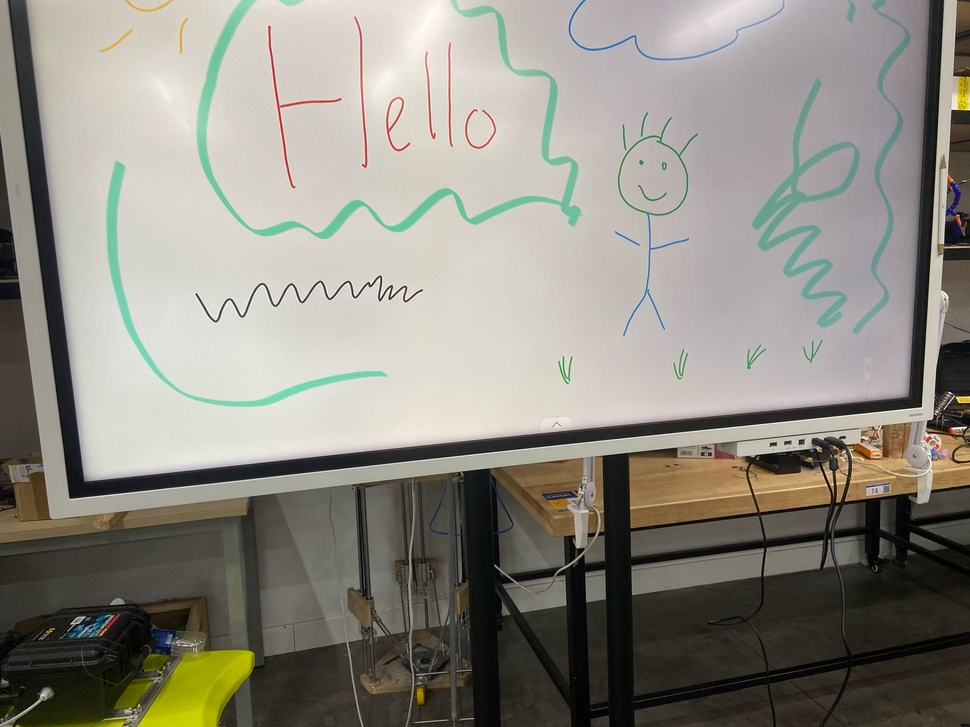
#> input picture input/2DkuFxzF.jpeg, 970 x 727 px, shrunk from 2048 x 1536 before the run
$ python -i processor.py   (imports and definitions only)
#> lines starting #> are read from the running program, lines starting #| are printed output that depends on the picture; after the words box and inside, x2 and y2 are one past the last pixel; in counts of white or black regions, pixels touching at a corner belong together
#> further down, picture is the input picture: shape (727, 970, 3); mean B, G, R 129.6, 138.9, 142.1
# whiteboard/processor.py

import cv2
import numpy as np

def load_image(path):
    """Load an image from file."""
    image = cv2.imread(path)
    if image is None:
        raise ValueError(f"Cannot load image from {path}")
    return image

def detect_whiteboard(image):
    """
    Detect the largest contour that approximates a quadrilateral (the whiteboard).
    Returns the corner points ordered as (top-left, top-right, bottom-right, bottom-left)
    """
    gray = cv2.cvtColor(image, cv2.COLOR_BGR2GRAY)
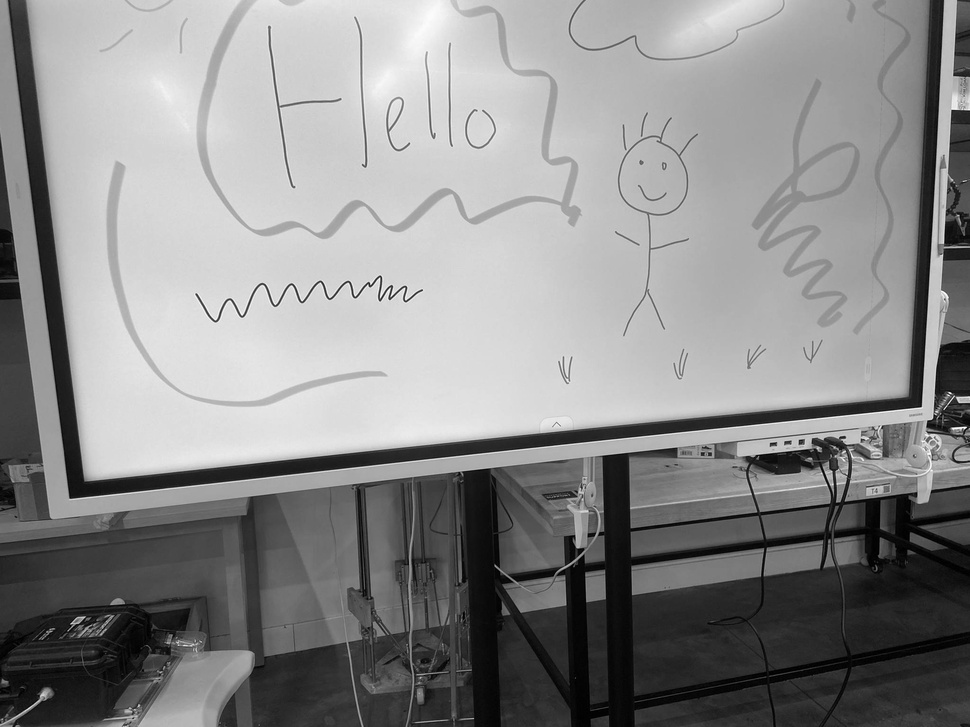
#> gray: shape (727, 970); min 0, max 255, mean 138.8
    blurred = cv2.GaussianBlur(gray, (5, 5), 0)
    edged = cv2.Canny(blurred, 50, 150)
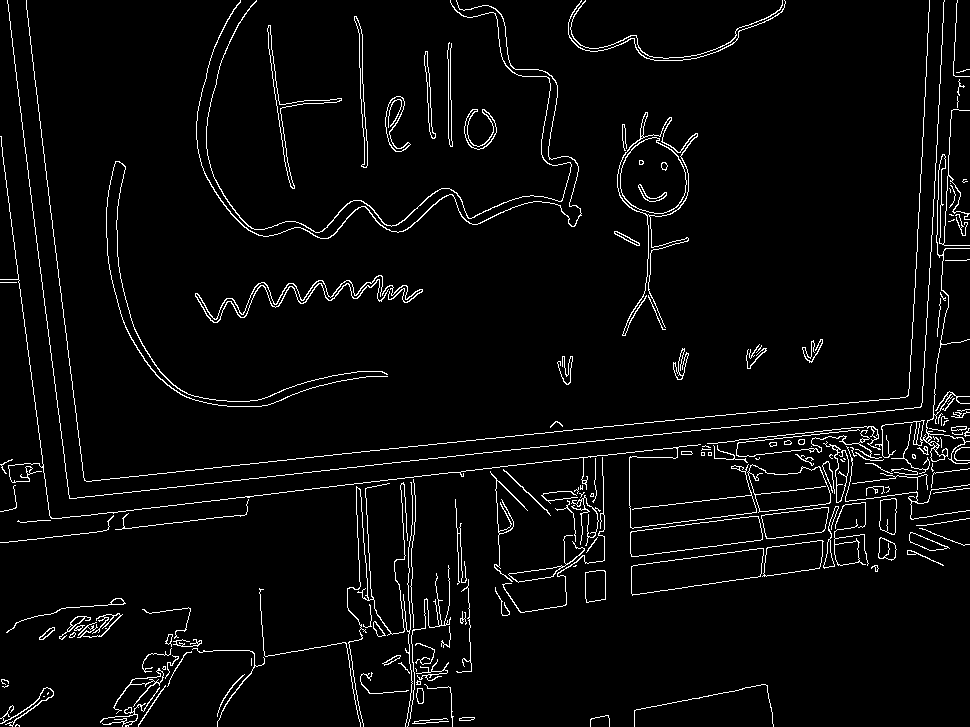
#> edged: shape (727, 970); 3.9% white in thin lines or dots

    contours, _ = cv2.findContours(edged, cv2.RETR_EXTERNAL, cv2.CHAIN_APPROX_SIMPLE)
#> contours = 175 contours, 113 with area under 20; largest, box (x1, y1, x2, y2) and area: (617, 112, 698, 336) 4730, (631, 548, 764, 596) 3740, (630, 516, 763, 557) 3251, (747, 464, 831, 513) 2766, (762, 540, 824, 577) 1586

    # Sort by contour area, descending
    contours = sorted(contours, key=cv2.contourArea, reverse=True)

    for cnt in contours:
        # Approximate contour to polygon
        peri = cv2.arcLength(cnt, True)
        approx = cv2.approxPolyDP(cnt, 0.02 * peri, True)

        # If polygon has 4 corners, assume it's the whiteboard
        if len(approx) == 4:
            pts = approx.reshape(4, 2)
            # Order points
            return order_points(pts)
#> this loop made 2 passes
#> (peri, pts, s in order_points, diff in order_points) on pass 2: (334, [[763, 548], [633, 565], [631, 593], [760, 576]], [1311, 1198, 1224, 1336], [-215, -68, -38, -184])
#> peri on pass 1: 1178.6

    raise ValueError("Whiteboard not detected.")

def order_points(pts):
    """Order corner points as: top-left, top-right, bottom-right, bottom-left"""
    rect = np.zeros((4, 2), dtype="float32")
    s = pts.sum(axis=1)
    diff = np.diff(pts, axis=1)

    rect[0] = pts[np.argmin(s)]  # top-left
    rect[2] = pts[np.argmax(s)]  # bottom-right
    rect[1] = pts[np.argmin(diff)]  # top-right
    rect[3] = pts[np.argmax(diff)]  # bottom-left

    return rect

def correct_perspective(image, corners):
    """Apply homography to warp whiteboard to a top-down view."""
    (tl, tr, br, bl) = corners

    # Compute width and height of new image
    widthA = np.linalg.norm(br - bl)
    widthB = np.linalg.norm(tr - tl)
    maxWidth = max(int(widthA), int(widthB))

    heightA = np.linalg.norm(tr - br)
    heightB = np.linalg.norm(tl - bl)
    maxHeight = max(int(heightA), int(heightB))

    # Destination points for warp
    dst = np.array([
        [0, 0],
        [maxWidth - 1, 0],
        [maxWidth - 1, maxHeight - 1],
        [0, maxHeight - 1]
    ], dtype="float32")

    # Compute perspective transform matrix and warp
    M = cv2.getPerspectiveTransform(corners, dst)
    warped = cv2.warpPerspective(image, M, (maxWidth, maxHeight))

    return warped

>>> import cv2
>>> picture = cv2.imread('../input/2DkuFxzF.jpeg')
>>> result = detect_whiteboard(picture)
#> result = [[633, 565], [763, 548], [760, 576], [631, 593]]

$ run again, on input/3vKlB8l2.jpeg
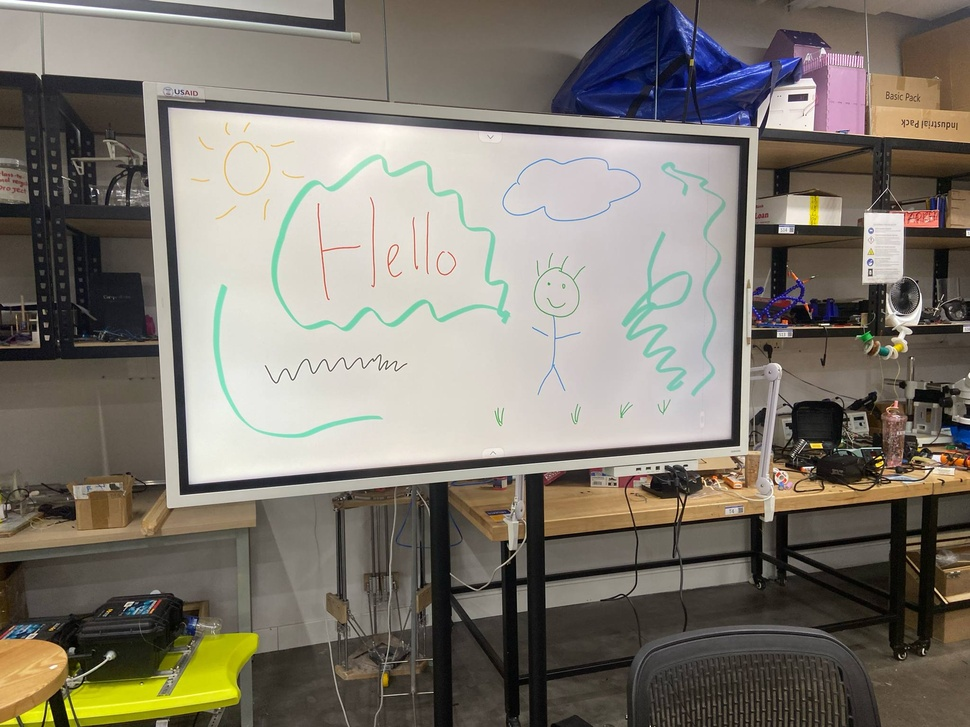
#> input picture input/3vKlB8l2.jpeg, 970 x 727 px, shrunk from 2048 x 1536 before the run
#> picture is the input picture: shape (727, 970, 3); mean B, G, R 110.9, 120.7, 126.6
#> in detect_whiteboard, `gray = cv2.cvtColor(image, cv2.COLOR_BGR2GRAY)`:
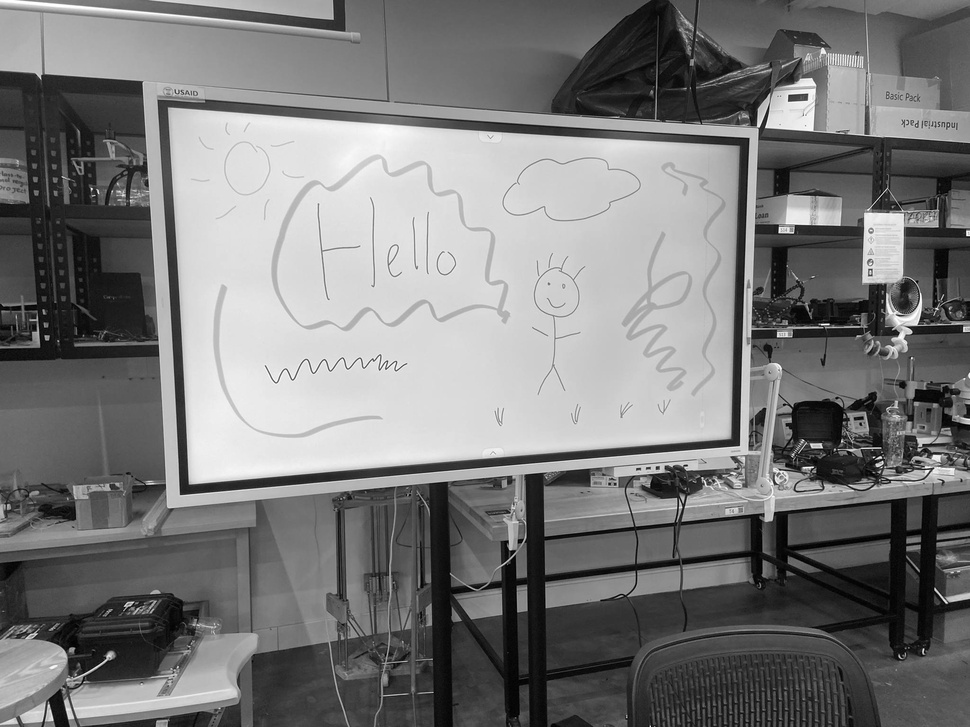
#> gray: shape (727, 970); min 0, max 255, mean 121.3
#> in detect_whiteboard, `edged = cv2.Canny(blurred, 50, 150)`:
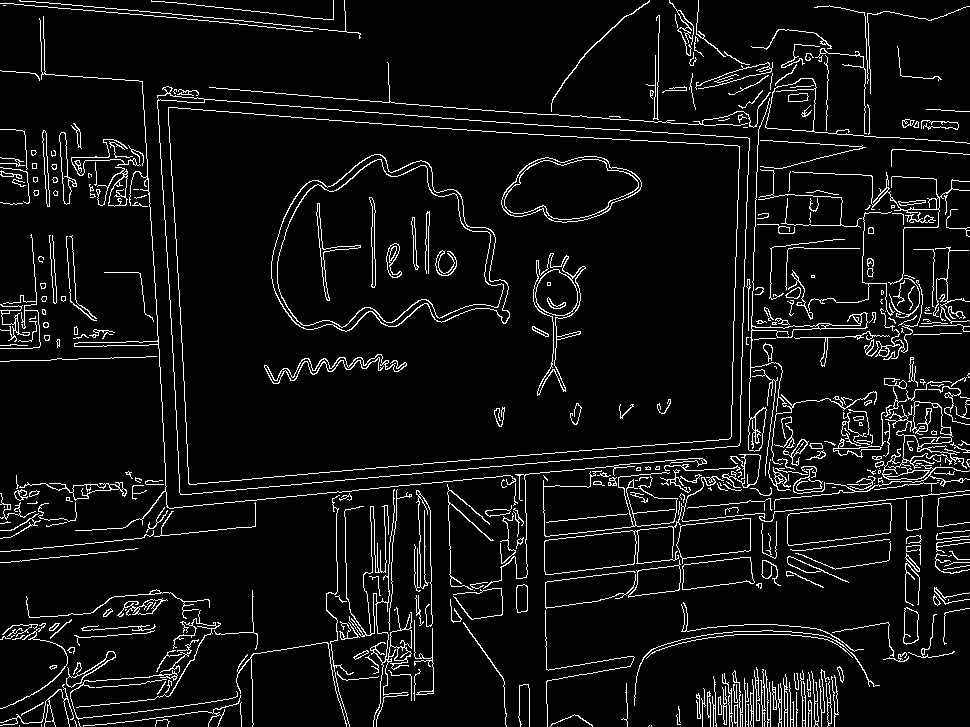
#> edged: shape (727, 970); 6.5% white in thin lines or dots
#> contours = 410 contours, 288 with area under 20; largest, box (x1, y1, x2, y2) and area: (157, 86, 750, 495) 202228, (787, 503, 892, 546) 3177, (544, 476, 970, 575) 3145, (676, 518, 751, 564) 2330, (765, 78, 970, 144) 2105
#> the loop in detect_whiteboard, `for cnt in contours:` made 2 passes
#> (peri, pts, s in order_points, diff in order_points) on pass 2: (275.6, [[891, 505], [790, 513], [787, 543], [888, 533]], [1396, 1303, 1330, 1421], [-386, -277, -244, -355])
#> result = [[790, 513], [891, 505], [888, 533], [787, 543]]

$ run again, on input/5wkI9uGp.jpeg
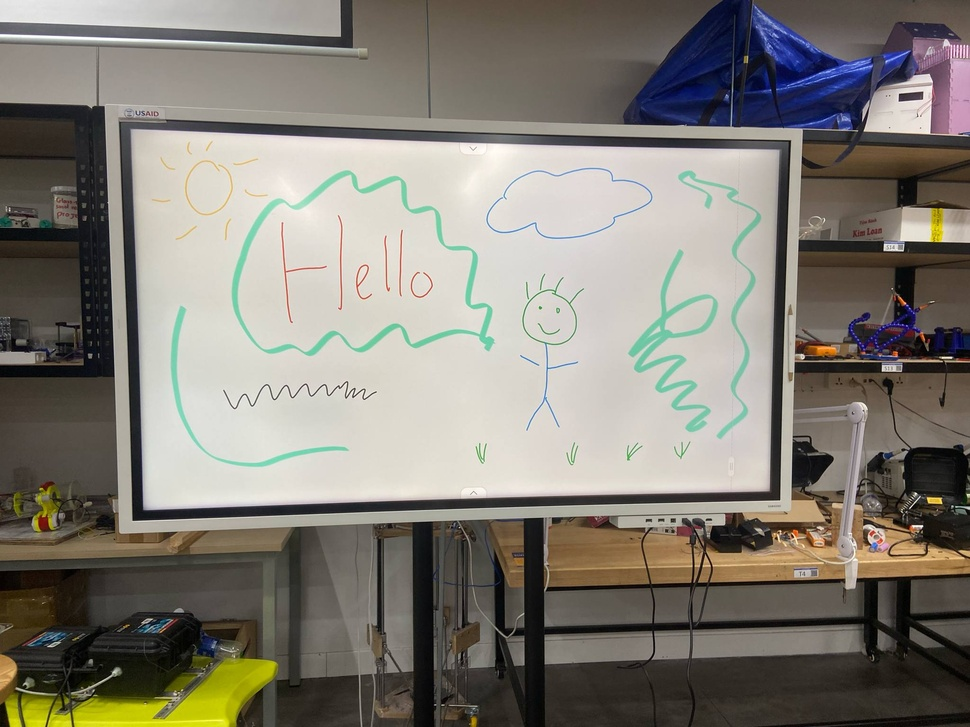
#> input picture input/5wkI9uGp.jpeg, 970 x 727 px, shrunk from 2048 x 1536 before the run
#> picture is the input picture: shape (727, 970, 3); mean B, G, R 117.1, 125.9, 130.3
#> in detect_whiteboard, `gray = cv2.cvtColor(image, cv2.COLOR_BGR2GRAY)`:
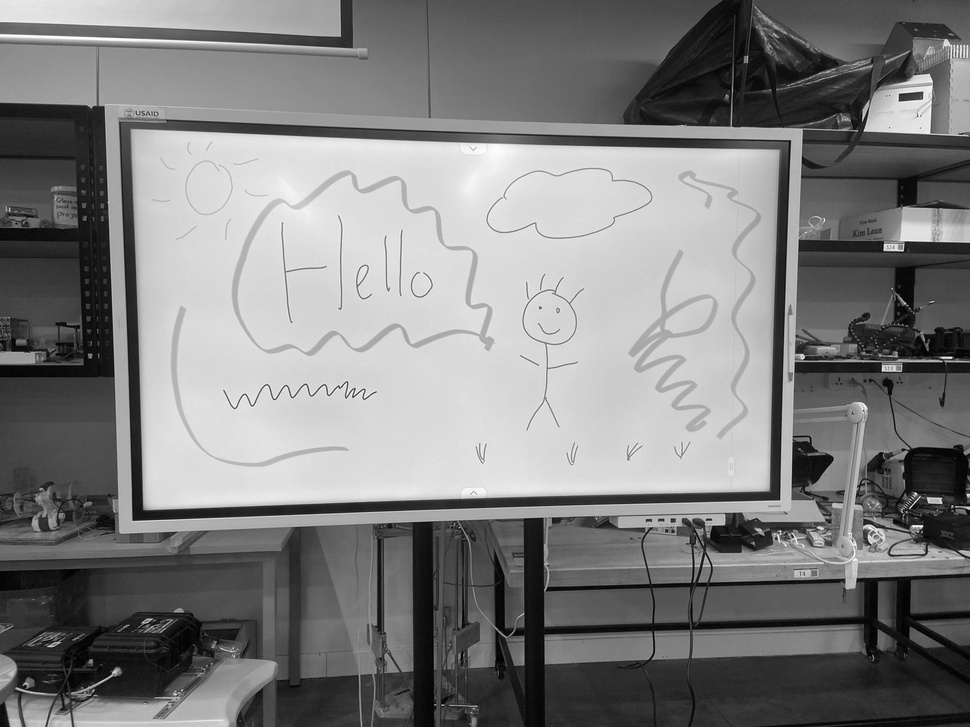
#> gray: shape (727, 970); min 0, max 255, mean 126.2
#> in detect_whiteboard, `edged = cv2.Canny(blurred, 50, 150)`:
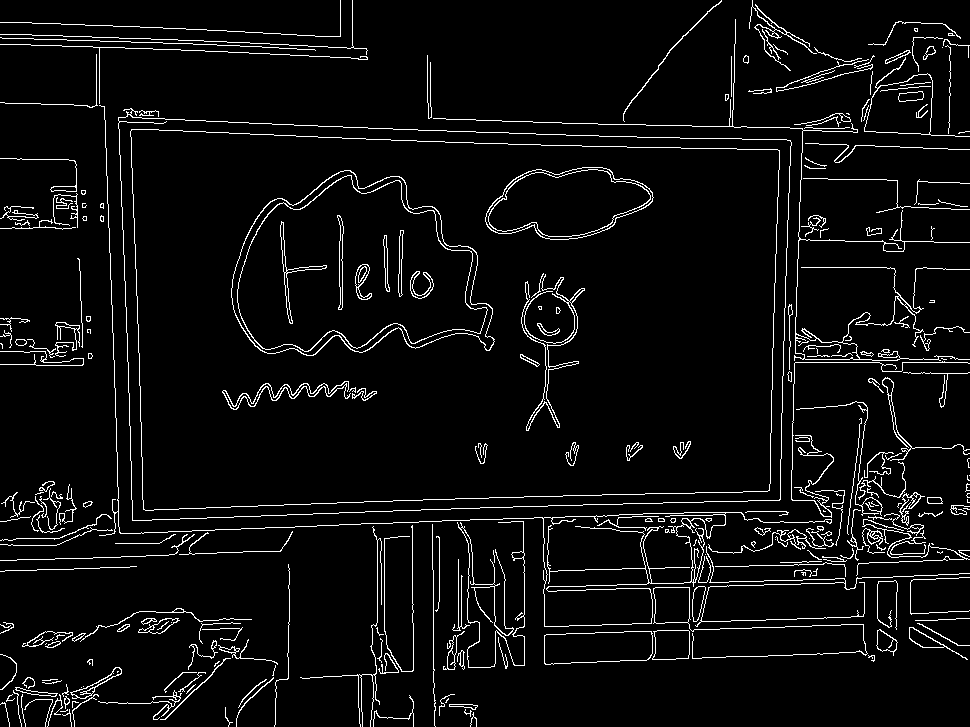
#> edged: shape (727, 970); 5.1% white in thin lines or dots
#> contours = 239 contours, 170 with area under 20; largest, box (x1, y1, x2, y2) and area: (118, 108, 792, 521) 249803, (99, 105, 832, 627) 14400, (864, 57, 970, 137) 3221, (544, 631, 653, 665) 3122, (433, 19, 970, 361) 1322
#> the loop in detect_whiteboard, `for cnt in contours:` made 1 pass
#> (peri, pts, s in order_points, diff in order_points) on pass 1: (2174.2, [[118, 117], [132, 520], [780, 499], [790, 140]], [235, 652, 1279, 930], [-1, 388, -281, -650])
#> result = [[118, 117], [790, 140], [780, 499], [132, 520]]

$ run again, on input/_Hq5a5Yp.jpeg
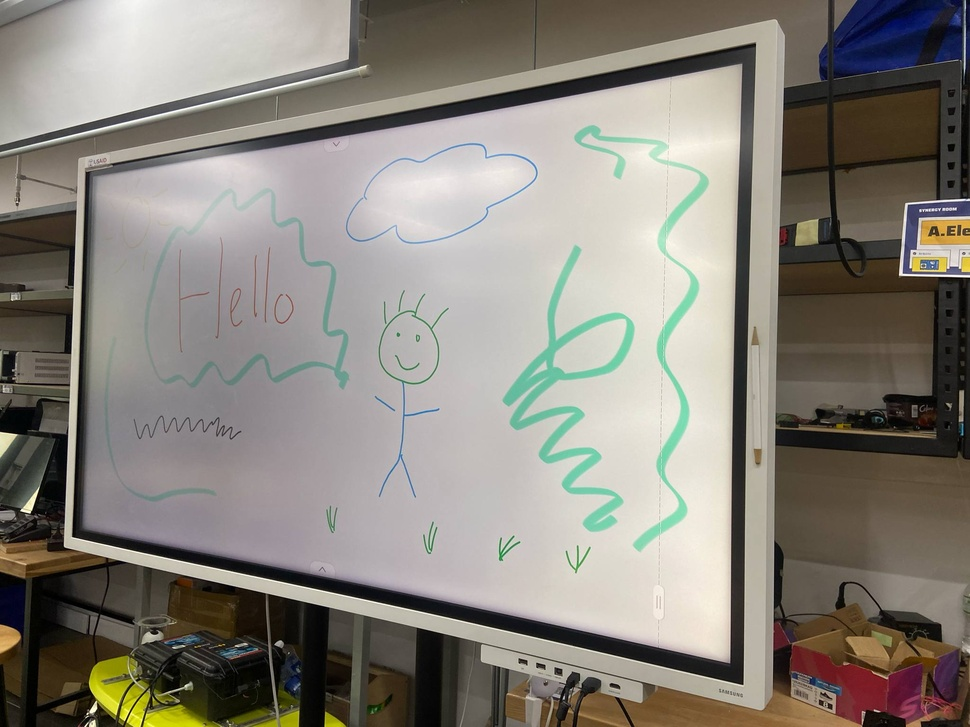
#> input picture input/_Hq5a5Yp.jpeg, 970 x 727 px, shrunk from 2048 x 1536 before the run
#> picture is the input picture: shape (727, 970, 3); mean B, G, R 123.9, 132.1, 136.8
#> in detect_whiteboard, `gray = cv2.cvtColor(image, cv2.COLOR_BGR2GRAY)`:
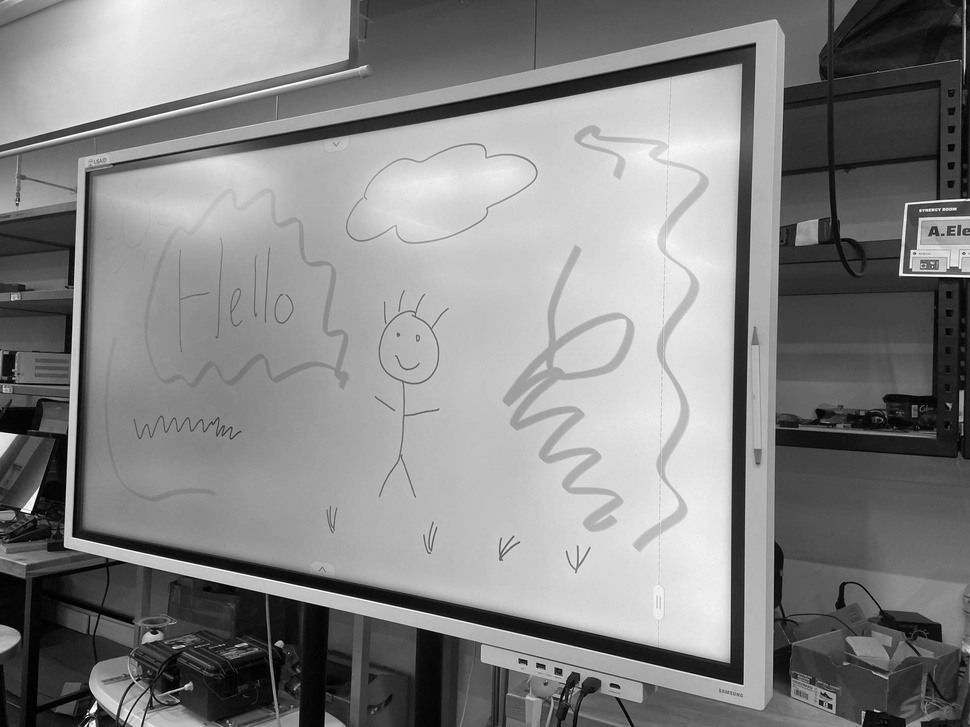
#> gray: shape (727, 970); min 0, max 255, mean 132.6
#> in detect_whiteboard, `edged = cv2.Canny(blurred, 50, 150)`:
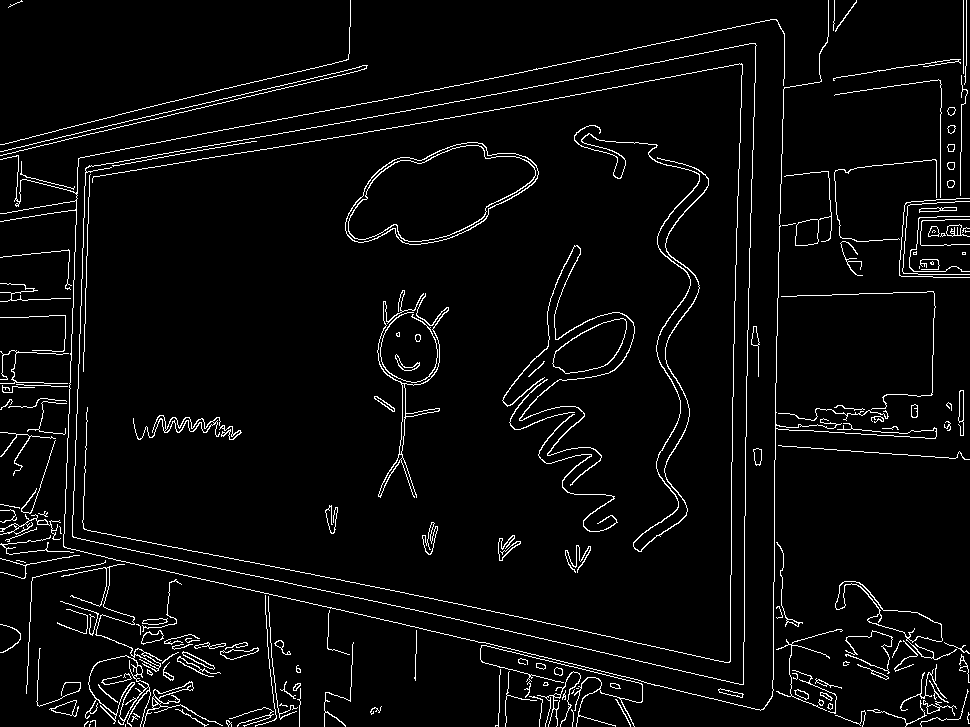
#> edged: shape (727, 970); 4.2% white in thin lines or dots
#> contours = 153 contours, 101 with area under 20; largest, box (x1, y1, x2, y2) and area: (72, 43, 757, 685) 336321, (61, 564, 162, 727) 2542, (835, 581, 957, 660) 1722, (784, 171, 832, 246) 531, (143, 681, 223, 727) 288
#> the loop in detect_whiteboard, `for cnt in contours:` made 1 pass
#> (peri, pts, s in order_points, diff in order_points) on pass 1: (2476.7, [[755, 43], [86, 167], [72, 536], [743, 684]], [798, 253, 608, 1427], [-712, 81, 464, -59])
#> result = [[86, 167], [755, 43], [743, 684], [72, 536]]
